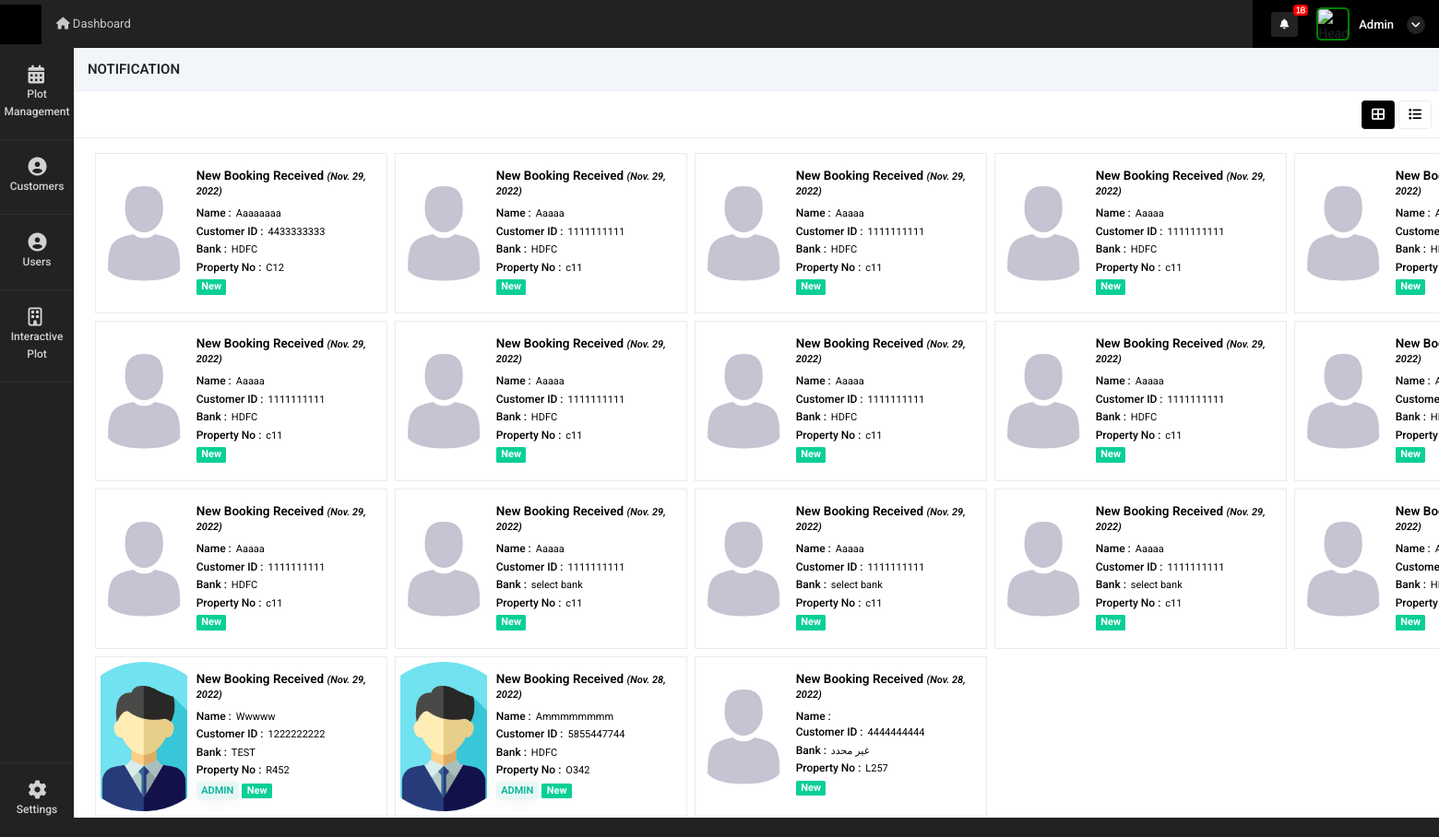
Before: /view_all_activity (signed in) with the older database file.
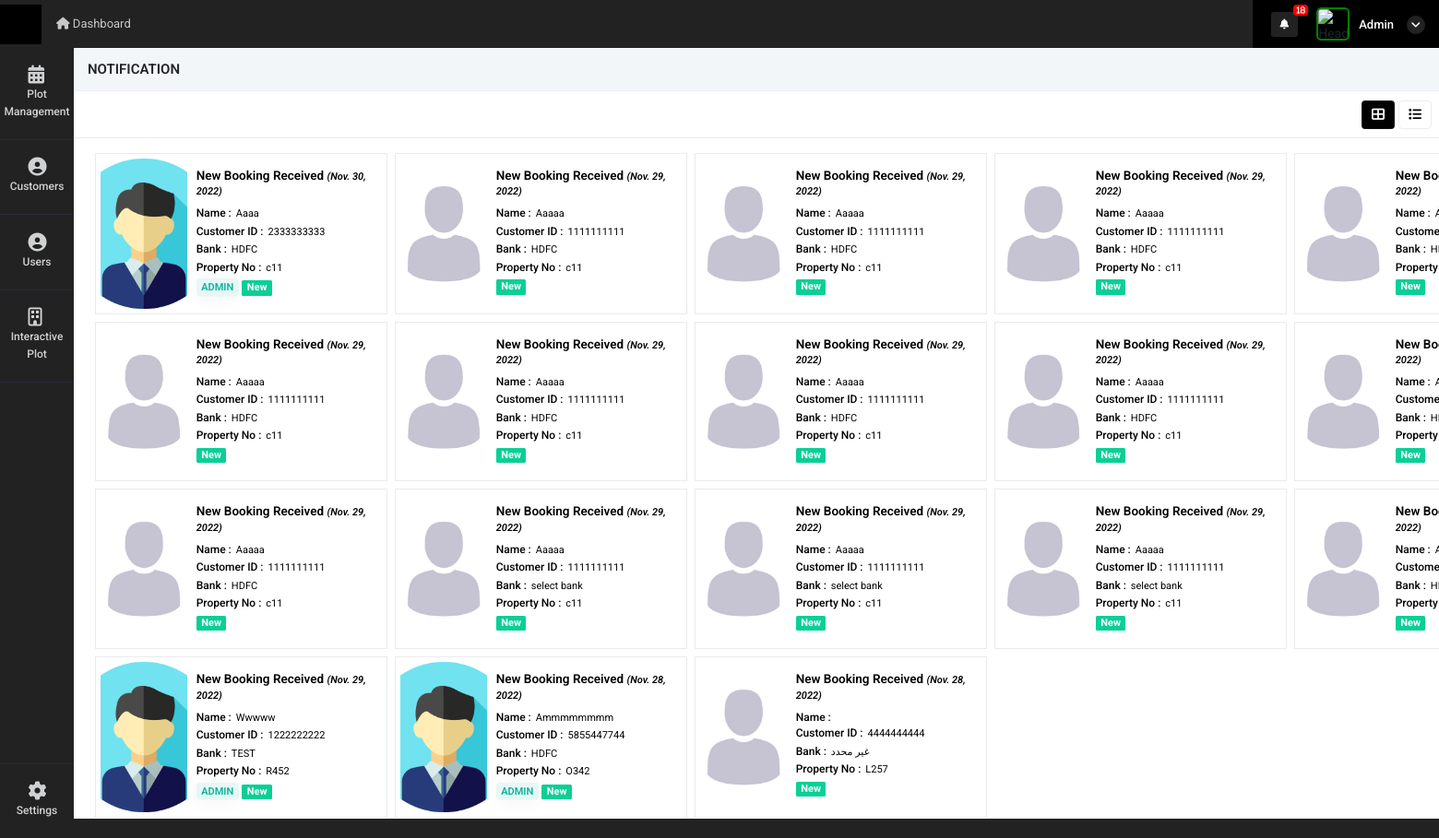
After: the same page with the newer database file.
### super_admin/models.py (models this page shows, shortened)
class common(models.Model):  # COMM0N
    dt = models.DateField(auto_now=True)
    tm = models.TimeField(auto_now=True)
    updated = models.DateTimeField(default=timezone.now)
    status = models.CharField(max_length=255, null=True)
    class Meta:
        abstract = True

class user_request_plot(common):
    customer_id = models.ForeignKey(Customer_details,on_delete=models.CASCADE,related_name="user_request_plot_customer_id", null=True)
    auth_user = models.ForeignKey(User,on_delete=models.CASCADE,related_name="user_request_plot_login_id", null=True)
    user_id = models.ForeignKey(user_Details,on_delete=models.CASCADE,related_name="user_request_plot_user_login_id", null=True)
    property_mapping_id = models.ForeignKey(intractive_map,on_delete=models.CASCADE,related_name="user_request_plot_user_login_id", null=True)
    name = models.CharField(max_length=255,null=True)
    booking_id = models.CharField(max_length=255,null=True)
    phone = models.CharField(max_length=255,null=True)
    customer_email = models.CharField(max_length=255,null=True)
    bank = models.CharField(max_length=255,null=True)
    manager_id = models.ForeignKey(user_Details,on_delete=models.CASCADE,related_name="user_request_plot_manager_id", null=True)
    read_status = models.IntegerField(default=0)
    booking_status = models.IntegerField(null=True)
    reset_to_availale = models.IntegerField(null=True)
    available_status = models.IntegerField(default=1)
    bank_relation_id = models.ForeignKey(Bank_details,on_delete=models.CASCADE,related_name="user_request_plot_Bank_details_id", null=True)
    customer_doc_id = models.FileField(upload_to="customer_document",null=True)
    contract_certi = models.FileField(upload_to="customer_document",null=True)
    tax_certificate  = models.FileField(upload_to="customer_document",null=True)
    other_document = models.FileField(upload_to="customer_document",null=True)
    Price = models.FloatField(blank=True, null=True)

class intractive_map(models.Model):
    Name = models.CharField(max_length=255, null=True)
    customer_id_mapping = models.ForeignKey('super_admin.Customer_details',on_delete=models.SET_NULL,related_name="intractive_map_customer_id", null=True)
    customer_id = models.CharField(max_length=255,null=True)
    Phoneno = models.CharField(max_length=255, null=True)
    customer_email = models.CharField(max_length=255,null=True)
    UnitNo = models.IntegerField(null=True)
    UnitNo_primary = models.IntegerField(null=True)
    BlockNo = models.CharField(max_length=255, null=True)
    UnitArea = models.FloatField(max_length=255, null=True)
    LandArea = models.FloatField(max_length=255, null=True)
    UType = models.CharField(max_length=255, null=True)
    Price = models.FloatField(blank=True, null=True)
    Bank = models.CharField(max_length=255,null=True)
    Status = models.CharField(max_length=255,null=True)
    dt = models.DateField(auto_now_add=True)
    tm = models.TimeField(auto_now_add=True)
    current_status = models.CharField(max_length=255,null=True)
    attached_file = models.FileField(upload_to="property_image",null=True)
    currency = models.CharField(max_length=255,null=True,default="SAR")
    Price_currency = models.CharField(max_length=255,null=True)
    bank_relation_id = models.ForeignKey(Bank_details,on_delete=models.CASCADE,related_name="intractive_map_Bank_details_id", null=True)

class user_Details(common):
    auth_user = models.ForeignKey(User,on_delete=models.CASCADE,related_name="auth_user_login_id", null=True)
    name = models.CharField(max_length=255,null=True)
    phone = models.CharField(max_length=255,null=True)
    email = models.EmailField(null=True)
    mobile = models.CharField(max_length=255,null=True)
    emp_id = models.CharField(max_length=255,null=True)
    address1 = models.CharField(max_length=255,null=True)
    address2 = models.CharField(max_length=255,null=True)
    city = models.CharField(max_length=255,null=True)
    state = models.CharField(max_length=255,null=True)
    country = models.CharField(max_length=255,null=True)
    zip = models.CharField(max_length=255,null=True)
    password_geration_type = models.CharField(max_length=255,choices=password_generate_option,null=True)
    user_type = models.CharField(max_length=255,choices=login_user_type,null=True)
    atatchment = models.FileField(upload_to="user_image",null=True)
    created_by = models.ForeignKey(User,on_delete=models.CASCADE,related_name="added_by_user_id", null=True)
    plot_list_view = models.CharField(max_length=255,null=True)
    price_visibility = models.IntegerField(null=True,default=1)
    property_access =  models.CharField(max_length=255,choices=property_access_option,null=True)
    manager_nav_ploat_permission = models.IntegerField(default=0)
    manager_nav_user_permission = models.IntegerField(default=0)
    manager_nav_plot_edit_permission = models.IntegerField(default=0)
    manager_nav_booking_cancel_permission = models.IntegerField(default=0)
    manager_nav_customer_read_permission = models.IntegerField(default=0)
    manager_nav_customer_write_permission = models.IntegerField(default=0)
    manager_nav_customer_edit_permission = models.IntegerField(default=0)
    manager_nav_document_read_permission = models.IntegerField(default=0)
    manager_nav_document_write_permission = models.IntegerField(default=0)
    manager_nav_document_edit_permission = models.IntegerField(default=0)

### super_admin/views.py (the view, shortened to what this page needs)
# urls.py: path('view_all_activity',views.view_all_activity,name='view_all_activity'),
@login_required(login_url='/')
def view_all_activity(request):
    user = User.objects.get(id=request.user.id)
    st = user.is_superuser
    if st == True:
        data = user_request_plot.objects.filter(booking_status = 1).order_by("-id")
    context = {
        'data':data
    }
    return render(request,'super_admin/view_all_activity.html',context)

### super_admin/templatetags/notification.py (called while the page is built, shortened)
@register.filter(name='get_notifications')
def get_notifications(value,args):
    user_dat = User.objects.get(id=value.id)
    st = user_dat.is_superuser
    data_count = ''
    if st == True:
        data_count = user_request_plot.objects.filter(read_status=0).count()
    return data_count

@register.filter(name='get_loginUsernameImage')
def get_loginUsernameImage(value,args):
    user_dat = User.objects.get(id=value.id)
    st = user_dat.is_superuser
    image_url = ''
    if st == True:
        image_url = 'http://10.10.10.119:8000/static/adminicon.jpg'
    else:
        user_data = user_Details.objects.get(auth_user=value.id)
        if user_data.atatchment == '':
            image_url = 'http://10.10.10.119:8000/static/adminicon.jpg'
        else:
            image_url ='../media/'+str(user_data.atatchment)
    return image_url

@register.filter(name='get_nav_permission')
def get_nav_permission(value,args):
    user_dat = User.objects.get(id=value.id)
    st = user_dat.is_superuser
    if st == True:
        return True

### super_admin/templates/super_admin/view_all_activity.html (shortened to what the changed rows need)
{% extends "super_admin/base.html" %}
{% load static %}
{% block content %}
<div class="content">
    <div class="container-fluid px-0">
        <div class="row">
            <div class="col-md-12 contnt">
                <div class="tab-content">
                    <div class="tab-pane active" id="ho" role="tabpanel">
                        <div class='app'>
                            <main class='project1'>
                                <div class='project-tasks1 mb-1 container-fluid'>
                                    {% for i in data %}
                                    <div class='project-column mt-2'>
                                        <a style="text-decoration: none;color: black" href="property_update?id={{i.property_mapping_id.id}}">
                                        <div class="customer-bx">
                                            {% if i.user_id.atatchment == None %}
                                            <div class="cust-img" style="background-image: url({% static 'adminicon.jpg' %});">
                                            </div>
                                            {% elif i.user_id.atatchment == '' %}
                                            <div class="cust-img" style="background-image: url({% static 'adminicon.jpg' %});">
                                            </div>
                                            {% else %}
                                            <div class="cust-img" style="background-image: url('../media/{{i.user_id.atatchment}}');">
                                            </div>
                                            {% endif %}
                                            <div class="customer-content">
                                                <h5>New Booking Received <i>({{i.dt}})</i> </h5>
                                                <span class="d-flex"><h6>Name : </h6> {{i.name|title}}</span>
                                                <span class="d-flex"><h6>Customer ID : </h6> {{i.booking_id}}</span>
                                                <span class="d-flex"><h6>Bank : </h6> {{i.bank}}</span>
                                                <span class="d-flex"><h6>Property No : </h6> {{i.property_mapping_id.BlockNo}}{{i.property_mapping_id.UnitNo}}</span>
                                                <span class="badge badge-soft-success text-uppercase">{{i.user_id.user_type}}</span>
                                                {% if i.read_status == 0 %}
                                                <span class="cust-badge badge-success mb-1">New</span>
                                                {% endif %}
                                            </div>
                                        </div>
                                        </a>
                                    </div>
                                    {% endfor %}
                                </div>
                            </main>
                        </div>
                    </div>
                </div>
            </div>
        </div>
    </div>
</div>
{% endblock %}

Changed rows visible on the page:
no longer on this page (row edited): user_request_plot: dt "Nov. 29, 2022", name "Aaaaaaaa", booking_id "4433333333", bank "HDFC", property_mapping_id.BlockNo "C", property_mapping_id.UnitNo "12", read_status "New"
added user_request_plot: user_id.atatchment (picture), dt "Nov. 30, 2022", name "Aaaa", booking_id "2333333333", bank "HDFC", property_mapping_id.BlockNo "c", property_mapping_id.UnitNo "11", user_id.user_type "ADMIN", read_status "New"
